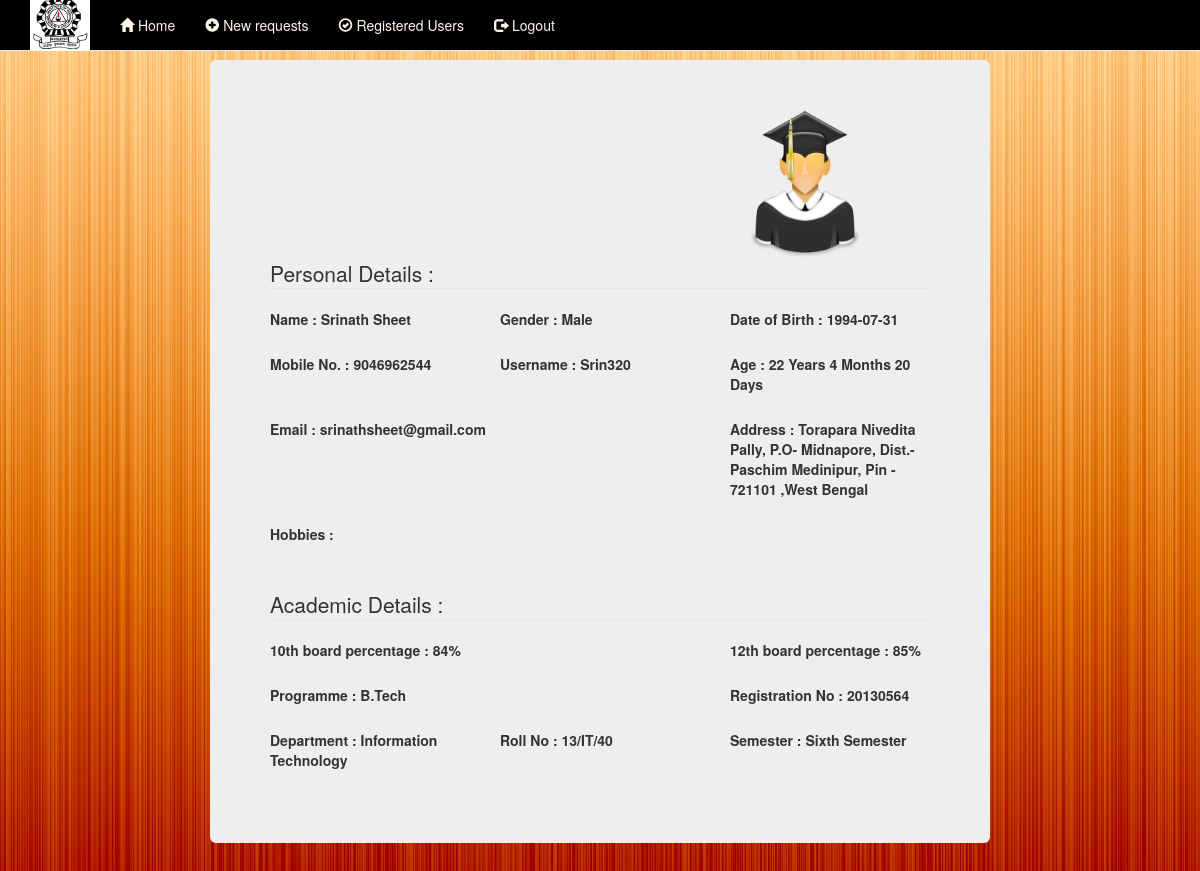
/viewdetails.php?user_id=1 (signed in), run on the app's committed database.
### tables this page shows
CREATE TABLE IF NOT EXISTS `student` (
  `id` int(11) NOT NULL,
  `registration_no` bigint(50) NOT NULL,
  `fname` varchar(255) NOT NULL,
  `mname` varchar(255) NOT NULL,
  `lname` varchar(255) NOT NULL,
  `mobile` varchar(255) NOT NULL,
  `email` varchar(255) NOT NULL,
  `username` varchar(255) NOT NULL,
  `password` varchar(255) NOT NULL,
  `roll` varchar(255) NOT NULL,
  `dob` varchar(255) NOT NULL,
  `age` varchar(255) NOT NULL,
  `addr` varchar(255) NOT NULL,
  `tenth_per` varchar(255) NOT NULL,
  `twelve_per` varchar(255) NOT NULL,
  `program` varchar(255) NOT NULL,
  `dept` varchar(255) NOT NULL,
  `sem` varchar(255) NOT NULL,
  `gender` varchar(255) NOT NULL,
  `type` varchar(255) NOT NULL,
  `valid` int(11) NOT NULL,
  `image` varchar(255) NOT NULL,
  `hobbies` varchar(255) NOT NULL
);

### viewdetails.php (the view, shortened to what this page needs)
<html>
	<head>
		<link rel="stylesheet" href="css/bootstrap.min.css"/>
		<link rel="stylesheet" type="text/css" href="basic-template.css">
		<link rel="stylesheet" type="text/css" href="adminpanel.css">
	</head>
	<body>
		<nav class="navbar navbar-default navbar-fixed-top" role="navigaion">
			<div class="container">
				<div class="navbar-header">
					<a class="navbar-brand" href="#">
						<img src="1.jpg" class="brand" />
					</a>
				</div>
				<div class="collapse navbar-collapse" id="navbar-container">
					<ul class="nav navbar-nav">
						<li><a href="adminhome.php" style="color: oldlace;"><span class="glyphicon glyphicon-home"></span> Home</a></li>
						<li><a href="newuser.php" style="color: oldlace;"><span class="glyphicon glyphicon-plus-sign"></span> New requests</a></li>
						<li><a href="newuser.php" style="color: oldlace;"><span class="glyphicon glyphicon-ok-circle"></span> Registered Users</a></li>
						<li><a href="logoutadmin.php" style="color: oldlace;"><span class="glyphicon glyphicon-log-out"></span> Logout</a></li>
					</ul>
				</div>
			</div>
		</nav>
<?php
$user_id = $_GET['user_id'];
$query = "select * from student where id='$user_id'";
		$run = mysql_query($query);
		while($row=mysql_fetch_array($run))
		{
			$user_fname = $row['fname'];
			$user_lname = $row['lname'];
			$user_gender = $row['gender'];
			$user_dob = $row['dob'];
			$user_age = $row['age'];
			$user_mobile = $row['mobile'];
			$user_username = $row['username'];
			$user_email = $row['email'];
			$user_addr = $row['addr'];
			$user_tenth_per = $row['tenth_per'];
			$user_twelve_per = $row['twelve_per'];
			$user_program = $row['program'];
			$user_registration_no = $row['registration_no'];
			$user_dept = $row['dept'];
			$user_roll = $row['roll'];
			$user_sem = $row['sem'];
			$user_image = $row['image'];
			$user_hobbies = $row['hobbies'];
?>
			<div class="container">
					<fieldset>
						<div class="row">
						<div class="col-md-2"></div>
						<div class="jumbotron col-md-8">
							<div class="row">
								<div class="col-md-4"></div>
								<div class="col-md-4"></div>
								<div class="col-md-4"><img src="uploads/<?php echo  $user_image;?>" style="width:150px;"></div>
							</div>
							<legend>Personal Details :</legend>
							<div class="row">
								<div class="col-md-4">
									<label>Name : <?php echo $user_fname; ?> <?php echo $user_lname; ?></label>
								</div>
								<div class="col-md-4">
									<label>Gender : <?php echo $user_gender; ?></label>
								</div>
								<div class="col-md-4">
									<label>Date of Birth : <?php echo $user_dob; ?></label>
								</div>
							</div><br>
							<div class="row">
								<div class="col-md-4">
									<label>Mobile No. : <?php echo $user_mobile; ?></label>
								</div>
										<div class="col-md-4">
									<label>Username : <?php echo $user_username; ?></label>
								</div>
								<div class="col-md-4">
									<label>Age : <?php echo $user_age; ?></label>
								</div>
							</div><br>
							<div class="row">
								<div class="col-md-6">
									<label>Email : <?php echo $user_email; ?></label>
								</div>
								<div class="col-md-2"></div>
								<div class="col-md-4">
									<label>Address : <?php echo $user_addr; ?></label>
								</div>
						</div><br>
						<div class="row">
							<div class="col-md-6">
								<label>Hobbies : <?php echo $user_hobbies; ?></label>
							</div>
						</div><br>
						<br>
						<legend>Academic Details :</legend>
						<div class="row">
							<div class="col-md-4">
								<label>10th board percentage : <?php echo $user_tenth_per; ?></label>
							</div>
							<div class="col-md-4"></div>
							<div class="col-md-4">
								<label>12th board percentage : <?php echo $user_twelve_per; ?></label>
							</div>
						</div><br>
						<div class="row">
							<div class="col-md-4">
								<label>Programme : <?php echo $user_program; ?></label>
							</div>
							<div class="col-md-4"></div>
							<div class="col-md-4">
								<label>Registration No : <?php echo $user_registration_no; ?></label>
							</div>
						</div><br>
						<div class="row">
							<div class="col-md-4">
								<label>Department : <?php echo $user_dept; ?></label>
							</div>
							<div class="col-md-4">
								<label>Roll No : <?php echo $user_roll; ?></label>
							</div>
							<div class="col-md-4">
								<label>Semester : <?php echo $user_sem; ?></label>
							</div>
						</div><br>
					</div></fieldset>
				</div>
<?php
}
?>
</body>
</html>

### basic-template.css (style rules this page uses)
body { margin-top: 60px; }
.brand { width: 60px; height: 56px; position: relative; bottom: 20px; }

### adminpanel.css (style rules this page uses)
body { background-image: url("orange-wallpaper-20.jpg"); }
.navbar { background-color: black; }
.brand { width: 60px; height: 56px; position: relative; bottom: 20px; }

### data on the page
student: image (picture), fname "Srinath", lname "Sheet", gender "Male", dob "1994-07-31", mobile "9046962544", username "Srin320", age "22 Years 4 Months 20 Days", email "srinathsheet@gmail.com", addr "Torapara Nivedita Pally, P.O- Midnapore, Dist.- Paschim Medinipur, Pin - 721101 ,West Bengal", tenth_per "84%", twelve_per "85%", program "B.Tech", registration_no "20130564", dept "Information Technology", roll "13/IT/40", sem "Sixth Semester"
